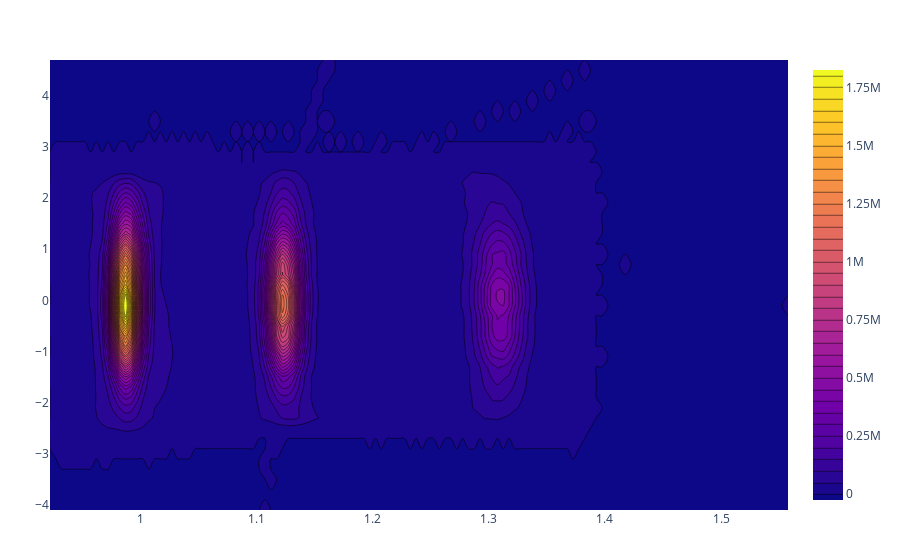

This figure's notebook cell:
### Code cell
#plot(contour(y=λaxe,x=daxe,z=hlaser.weights, contours_start=0, contours_end=1.8e6, contours_size=1e5))
using PlotlyJS
#PlotlyJS.plot(PlotlyJS.contour(y=λaxe,x=daxe,z=hlaser.weights))
PlotlyJS.plot(PlotlyJS.contour(x=λaxe,y=daxe,z=hlaser.weights, contours_start=0, contours_end=1.8e6, contours_size=5e4))
